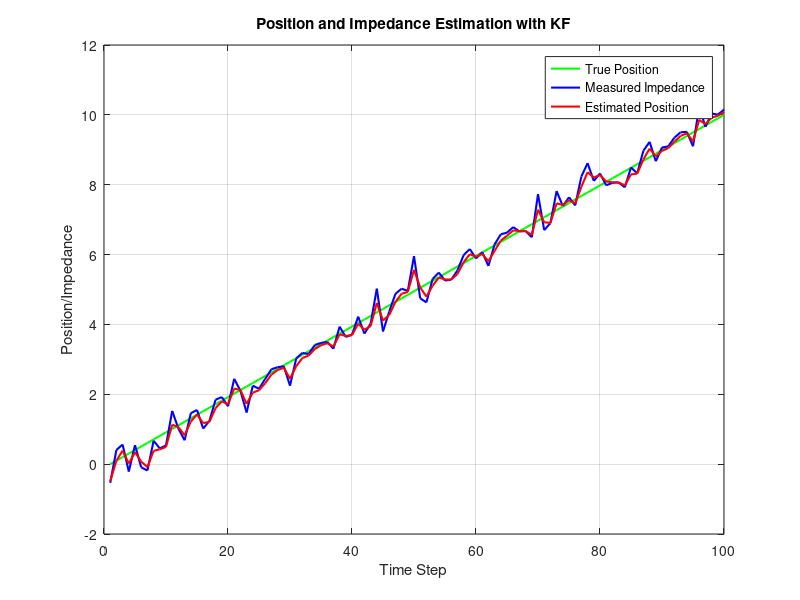

Write MATLAB code to recreate this figure.
a = 1;  b = 0;  % linear coef
R = 0.1;  % measurement nc
Q = 0.1; % process nc
P = 1;    % initial estimate of position uncertainty
pos_est = 0;   % initial position estimate

% Hyp true position of the pig in the pipe
true_position = linspace(0, 10, 100);

% impedance measurements with noise
Z_true = a * true_position + b;
Z_meas = Z_true + sqrt(R) * randn(size(Z_true)); % Add measurement noise

estimated_position = zeros(size(true_position));

% KF
for k = 1:length(true_position)
    % Prediction Step
    pos_pred = pos_est;  
    P_pred = P + Q; 
    
    % Update Step
    K = P_pred / (P_pred + R);  % Kalman Gain
    pos_est = pos_pred + K * (Z_meas(k) - (a * pos_pred + b));  % Corrected position estimate
    P = (1 - K) * P_pred;  % Updated estimate uncertainty
    
    estimated_position(k) = pos_est;
end

figure;
plot(true_position, 'g', 'LineWidth', 1.5); hold on;
plot(Z_meas, 'b', 'LineWidth', 1.5);
plot(estimated_position, 'r', 'LineWidth', 1.5);
legend('True Position', 'Measured Impedance', 'Estimated Position');
xlabel('Time Step');
ylabel('Position/Impedance');
title('Position and Impedance Estimation with KF');
grid on;